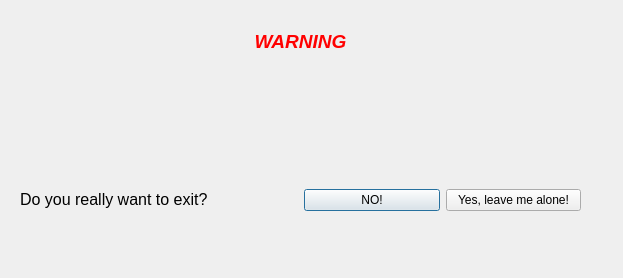
<?xml version="1.0" encoding="UTF-8"?>
<ui version="4.0">
 <class>Certain</class>
 <widget class="QDialog" name="Certain">
  <property name="geometry">
   <rect>
    <x>0</x>
    <y>0</y>
    <width>623</width>
    <height>278</height>
   </rect>
  </property>
  <property name="windowTitle">
   <string>Dialog</string>
  </property>
  <widget class="QWidget" name="">
   <property name="geometry">
    <rect>
     <x>20</x>
     <y>30</y>
     <width>561</width>
     <height>181</height>
    </rect>
   </property>
   <layout class="QVBoxLayout" name="verticalLayout">
    <item>
     <widget class="QLabel" name="label_2">
      <property name="text">
       <string>&lt;html&gt;&lt;head/&gt;&lt;body&gt;&lt;p align=&quot;center&quot;&gt;&lt;span style=&quot; font-size:14pt; font-weight:600; font-style:italic; color:#ff0000;&quot;&gt;WARNING&lt;/span&gt;&lt;/p&gt;&lt;/body&gt;&lt;/html&gt;</string>
      </property>
     </widget>
    </item>
    <item>
     <spacer name="verticalSpacer">
      <property name="orientation">
       <enum>Qt::Vertical</enum>
      </property>
      <property name="sizeHint" stdset="0">
       <size>
        <width>20</width>
        <height>40</height>
       </size>
      </property>
     </spacer>
    </item>
    <item>
     <layout class="QHBoxLayout" name="horizontalLayout_2">
      <item>
       <widget class="QLabel" name="label">
        <property name="text">
         <string>&lt;html&gt;&lt;head/&gt;&lt;body&gt;&lt;p&gt;&lt;span style=&quot; font-size:12pt;&quot;&gt;Do you really want to exit?&lt;/span&gt;&lt;/p&gt;&lt;/body&gt;&lt;/html&gt;</string>
        </property>
       </widget>
      </item>
      <item>
       <layout class="QHBoxLayout" name="horizontalLayout">
        <item>
         <widget class="QPushButton" name="pushButton_2">
          <property name="text">
           <string>NO!</string>
          </property>
         </widget>
        </item>
        <item>
         <widget class="QPushButton" name="pushButton">
          <property name="text">
           <string>Yes, leave me alone!</string>
          </property>
         </widget>
        </item>
       </layout>
      </item>
     </layout>
    </item>
   </layout>
  </widget>
 </widget>
 <resources/>
 <connections/>
</ui>
